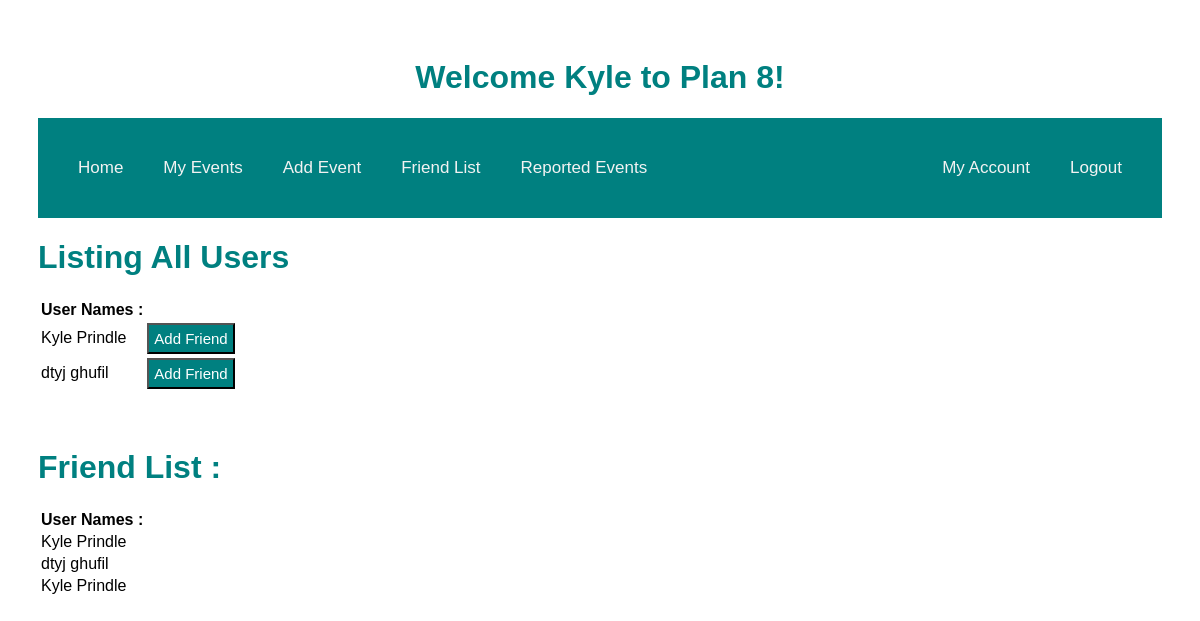
Screenshot of /events/friends (signed in) with the database file from the repository.
### models.py (models this page shows, shortened)
class User(db.Model):
    id = db.Column("id", db.Integer, primary_key=True)
    first_name = db.Column("first_name", db.String(100))
    last_name = db.Column("last_name", db.String(100))
    email = db.Column("email", db.String(100))
    password = db.Column(db.String(255), nullable=False)
    registered_on = db.Column(db.DateTime, nullable=False)
    events = db.relationship("Event", backref="user", lazy=True)
    comments = db.relationship("Comment", backref="user", lazy=True)

class Friendship (db.Model):
    id = db.Column(db.Integer, primary_key=True)
    friend_id = db.Column(db.Integer, db.ForeignKey("user.id"), nullable=False)
    user_id = db.Column(db.Integer, db.ForeignKey("user.id"), nullable=False)
    friend = db.relationship("User", backref="user", lazy=True, primaryjoin=friend_id==User.id)

### main.py (the view)
@app.route('/events/friends')
def get_friends():
    if session.get('user'):
        users = db.session.query(User).all()
        my_friends = db.session.query(Friendship).filter_by(user_id = session['user_id']).all()
        return render_template('friends.html', users=users, user=session['user'],friends=my_friends )
    else:
        return redirect(url_for('login'))

### templates/friends.html (shortened to what this page needs)
<!DOCTYPE html>
<html lang="en">
    <head>
        <link rel="stylesheet" href="{{ url_for('static', filename='main.css') }}">
    </head>
    <body>
     <h1 class="middle">Welcome {{user}} to Plan 8!</h1>
     <div class="topnav">
    <nav>
            <a href="{{ url_for('home')}}" class="left"> Home </a>
            <a href="/events" class="left"> My Events </a>
            <a href="{{url_for('new_event')}}" class="left"> Add Event</a>
            <a href="{{url_for('get_friends')}}" class="left"> Friend List</a>
            <a href="{{url_for('get_reports')}}" class="left"> Reported Events </a>
            <a href="{{ url_for('logout')}}" class="right">Logout</a>
            <a href="{{url_for('get_account')}}" class="right"> My Account</a>
        </nav>
     </div>
    <table class="friendlist">
        <h1>Listing All Users</h1>
            <tr>
                <th>User Names :</th>
            </tr>
            {% for user in users %}
            <tr>
                <td>{{user.first_name + " "}}{{user.last_name}}</td>
                <td>
                    <form action = "{{ url_for('friend_add', friend_id=user.id) }}" method="post">
                        <input type="submit" value="Add Friend">
                    </form>
                </td>
            </tr>
            {% endfor %}
        </table>
     <br><br>
    <table class="friendlist">
        <h1> Friend List :</h1>
        <tr>
            <th>User Names : </th>
        </tr>
        {% for friend in friends %}
        <tr>
            <td>{{ friend.friend.first_name + " "}}{{friend.friend.last_name}}</td>
        </tr>
        {% endfor %}
    </table>
    </body>
</html>

### static/main.css (style rules this page uses)
body { padding: 30px 30px; font-family: Arial, Helvetica, sans-serif; }
h1 { color: teal; }
.right { float: right; }
.left { float: left; }
.topnav { overflow: hidden; background-color: teal; padding: 20px; }
.topnav a { color: #f2f2f2; padding: 20px 20px; text-decoration: none; font-size: 17px; }
.friendlist th { font-weight: bold; }
.middle { text-align: center; }
input[type='submit'] { background-color: teal; color: white; font-size: 15px; padding:5px; font-family: Palatino Linotype, sans-serif; }

### rows the page displays
User: first_name "Kyle", last_name "Prindle"
User: first_name "dtyj", last_name "ghufil"
Friendship: friend "Kyle", friend.last_name "Prindle"
Friendship: friend "dtyj", friend.last_name "ghufil"
Friendship: friend "Kyle", friend.last_name "Prindle"
